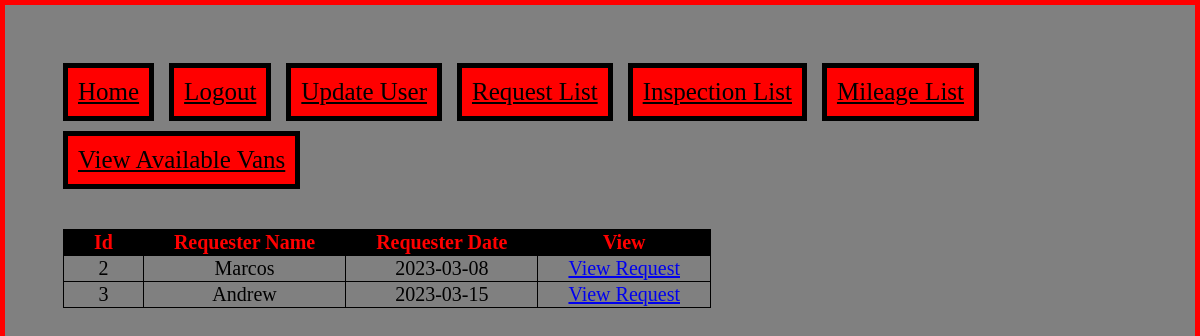
Before: /view_request_list (signed in) with the older database file.
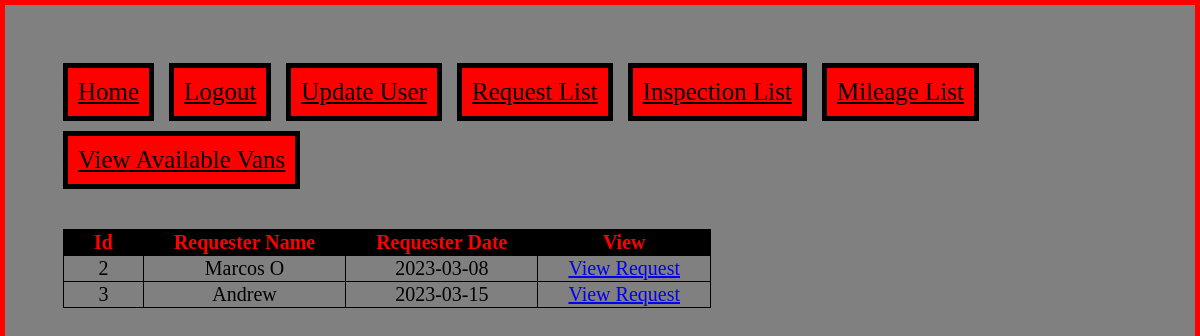
After: the same page with the newer database file.
### app.py (models this page shows)
class Requests(UserMixin, db.Model):
    id = db.Column(db.Integer, primary_key=True, nullable=False)
    date = db.Column(db.String(40), nullable=False)
    name = db.Column(db.String(40), nullable=False)
    dept = db.Column(db.String(40), nullable=False)
    courseNum = db.Column(db.Integer, nullable=False)
    phoneNum = db.Column(db.String(40), nullable=False)
    vanNum = db.Column(db.Integer, nullable=False)
    explorerNum = db.Column(db.Integer, nullable=False)
    suburbanNum = db.Column(db.Integer, nullable=False)
    equipment = db.Column(db.String(150), nullable=False)
    lands = db.Column(db.String(50), nullable=False)
    destination = db.Column(db.String(50), nullable=False)
    participantsNum = db.Column(db.Integer, nullable=False)
    tripPurpose = db.Column(db.String(50), nullable=False)
    pickupDate = db.Column(db.String(40), nullable=False)
    pickupTime = db.Column(db.String(40), nullable=False)
    returnDate = db.Column(db.String(40), nullable=False)
    returnTime = db.Column(db.String(40), nullable=False)
    operator1 = db.Column(db.String(40), nullable=False)
    operator2 = db.Column(db.String(40))
    operator3 = db.Column(db.String(40))
    operator4 = db.Column(db.String(40))
    operator5 = db.Column(db.String(40))
    indexNum = db.Column(db.String(40), nullable=False)
    accountNum = db.Column(db.String(40), nullable=False)
    estMilesCost = db.Column(db.String(40), nullable=False)
    deptHead = db.Column(db.String(40), nullable=False)

### app.py (the view)
@app.route('/view_request_list')
@login_required
def requestList():
    return render_template('view_request_list.html', queryList=Requests.query.all(), userAuth=current_user.is_authenticated)

### app.py (called while the page is built)
@login_manager.user_loader
def load_user(uid):
    return User.query.get(uid)

### templates/view_request_list.html (shortened to what this page needs)
{% extends "base.html" %}
{% block content %}
<html>
  <head>
  </head>
  <table>
		<tr>
			<th>Id</th>
			<th>Requester Name</th>
			<th>Requester Date</th>
			<th>View</th>
		</tr>
	{% for request in queryList %}
		<tr>
			<td>{{ request.id }}</td>
			<td>{{ request.name }}</td>
			<td>{{ request.date }}</td>
			<td><a href="/view_request_detail?id={{ request.id }}">View Request</a></td>
		</tr>
	{% endfor %}
	</table>
</html>
{% endblock %}

Changed rows visible on the page:
changed Requests id 2: name "Marcos" → "Marcos O"
